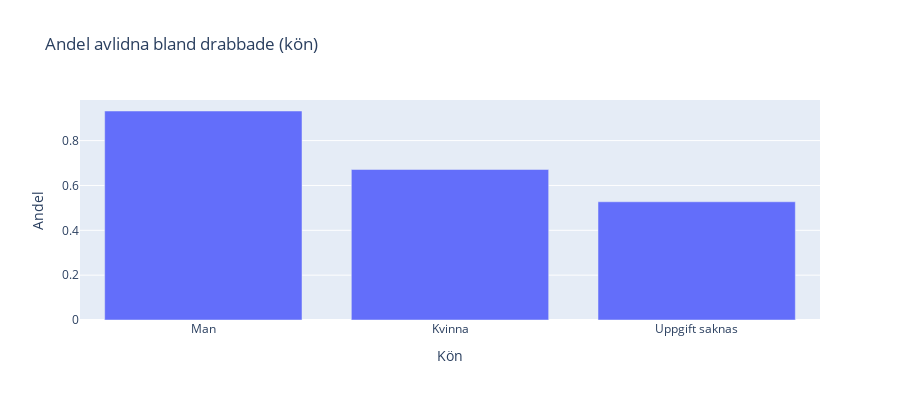

Here is the notebook cell this chart was saved with:
### Code cell
data = {'Kön': ['Man', 'Kvinna', 'Uppgift saknas'],
        'Totalt_antal_fall': [1210098, 1381189, 20293],
        'Totalt_antal_intensivvårdade': [6550, 2947, 47],
        'Totalt_antal_avlidna': [11279, 9273, 107]}

covid_cases = pd.DataFrame(data)

# Calculate the percentage of deaths for each gender group
covid_cases['Antal_avlidna'] = (covid_cases['Totalt_antal_avlidna'] / covid_cases['Totalt_antal_fall']) * 100


# plotly graph
fig_avlidna = px.bar(covid_cases, x='Kön', y='Antal_avlidna',
                     title='Andel avlidna bland drabbade (kön)',
                     labels={'Antal_avlidna': 'Andel'},
                     height=400)


fig_avlidna.show()

html_path_kpi2 = "../Labb/Visualiseringar/KPI_2.html"
fig_avlidna.write_html(html_path_kpi2)

### Figure 1 — Plotly figure (JSON) as saved in the notebook; plotly's stock layout.template omitted (floating-point values rounded to 4 significant figures)
{"data": [{"alignmentgroup": "True", "hovertemplate": "Kön=%{x}<br>Andel=%{y}<extra></extra>", "legendgroup": "", "marker": {"color": "#636efa", "pattern": {"shape": ""}}, "name": "", "offsetgroup": "", "orientation": "v", "showlegend": false, "textposition": "auto", "type": "bar", "x": ["Man", "Kvinna", "Uppgift saknas"], "xaxis": "x", "y": [0.9321, 0.6714, 0.5273], "yaxis": "y"}], "layout": {"barmode": "relative", "height": 400, "legend": {"tracegroupgap": 0}, "title": {"text": "Andel avlidna bland drabbade (kön)"}, "xaxis": {"anchor": "y", "domain": [0, 1], "title": {"text": "Kön"}}, "yaxis": {"anchor": "x", "domain": [0, 1], "title": {"text": "Andel"}}}}
